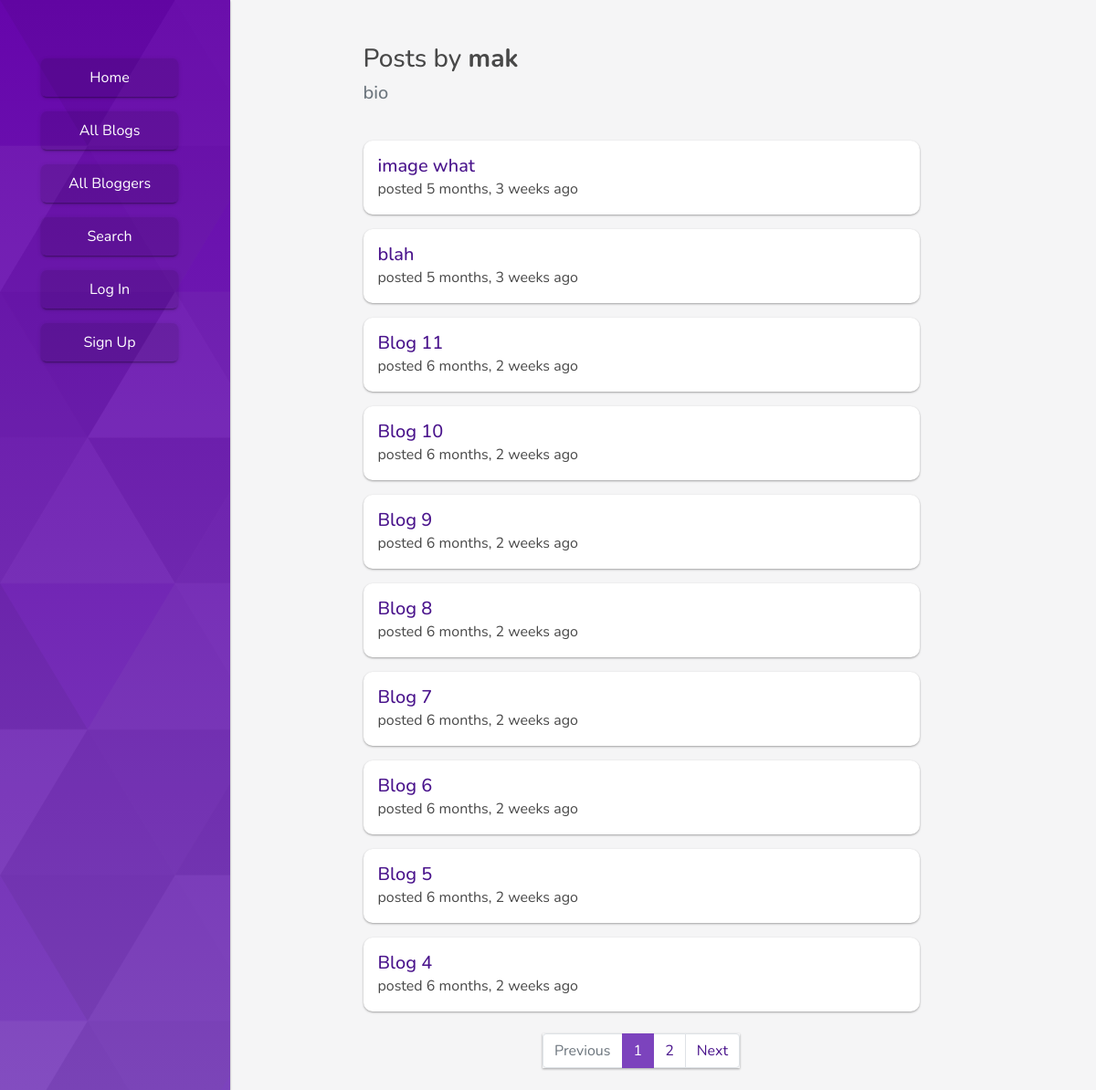
Before: /blogger/mak/ with the older database file.
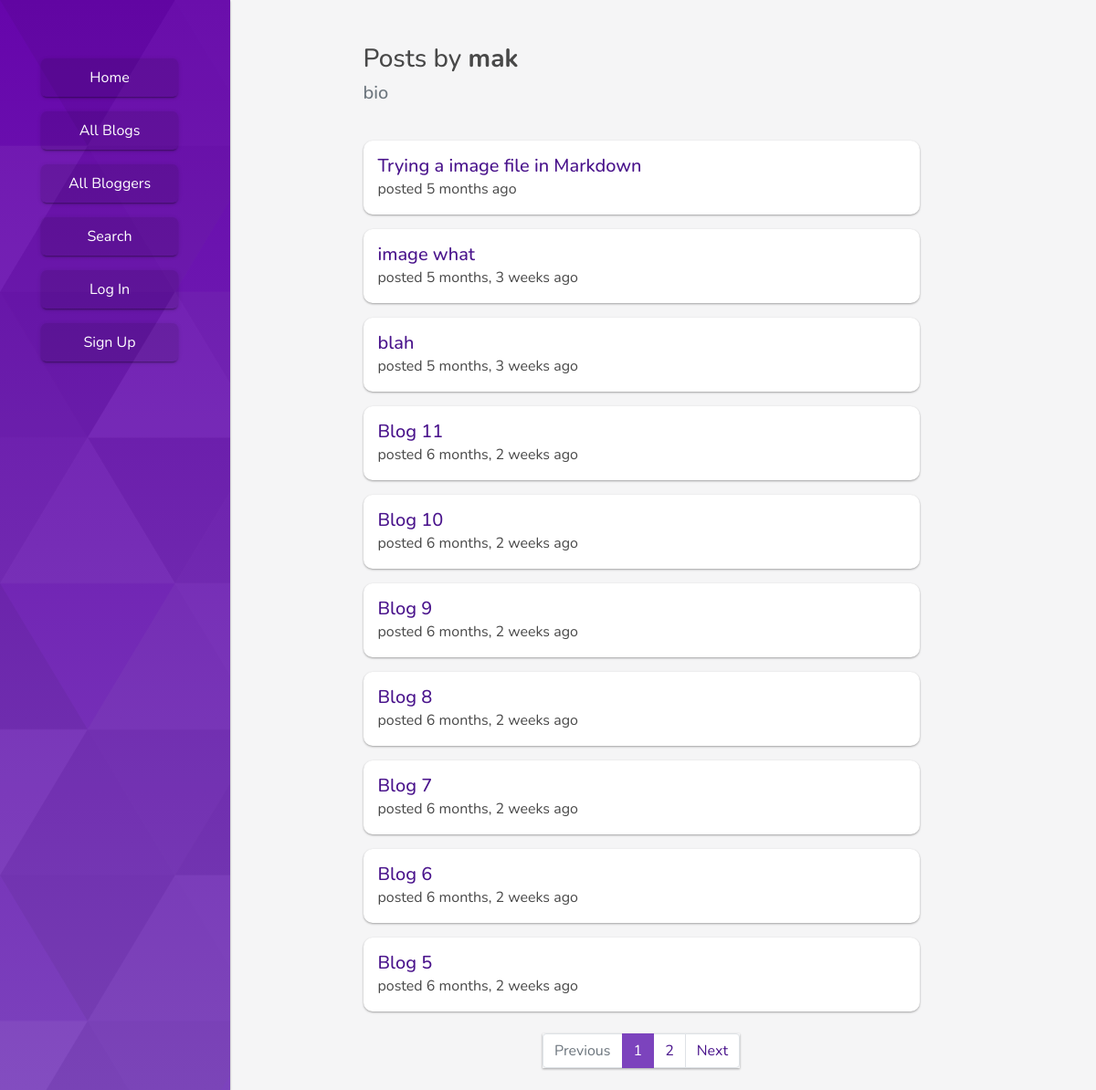
After: the same page with the newer database file.
### blog/models.py (models this page shows, shortened)
class Post(models.Model) :
    title = models.CharField(max_length=100)
    content = models.TextField(max_length=2000)
    created_at = models.DateTimeField(auto_now_add=True)
    created_by = models.ForeignKey(
        settings.AUTH_USER_MODEL, related_name='posts', on_delete=models.CASCADE)
    class Meta:
        ordering = ['-created_at']

### blog/views.py (the view)
# urls.py: path('blogger/<username>/', views.UserView.as_view(), name='blogger'),
class UserView(ListView):
	model = Post
	context_object_name = 'posts'
	template_name = 'blog/blogger.html'
	paginate_by = 10
	def get_context_data(self, **kwargs):
		context = super().get_context_data(**kwargs)
		context['username'] = User.objects.get(username=self.kwargs['username'])
		return context
	def get_queryset(self):
		self.user = get_object_or_404(User, username=self.kwargs['username'])
		return Post.objects.filter(created_by=self.user).order_by('-created_at')

### blog/templates/blog/blogger.html (shortened to what this page needs)
{% extends 'blog/base.html' %}
{% load humanize %}
{% block content %}
    <div class="pb-3 pr-3 mx-auto blogger-title">
        <h3>Posts by <strong>{{username}}</strong></h3>
        <div class="text-muted"><h5>{{username.bio}}</h5></div>
    </div>
    {% if posts %}
        {% for post in posts %}
        <div class="my-3 mx-auto p-3 bg-white posts-card">
            <a href="{% url 'blog:blog' post.id %}" class="h5">{{ post.title}}</a>
            <br> posted {{ post.created_at|naturaltime}}
            <br>
        </div>
        {% endfor %}
    {% endif %}
    {% if is_paginated %}
        <nav aria-label="Topics pagination" class="my-4">
            <ul class="pagination justify-content-center">
                {% if page_obj.has_previous %}
                <li class="page-item">
                    <a class="page-link" href="?page={{ page_obj.previous_page_number }}">Previous</a>
                </li>
                {% else %}
                <li class="page-item disabled">
                    <span class="page-link">Previous</span>
                </li>
                {% endif %} {% for page_num in paginator.page_range %} {% if page_obj.number == page_num %}
                <li class="page-item active">
                    <span class="page-link">
                        {{ page_num }}
                    </span>
                </li>
                {% else %}
                <li class="page-item">
                    <a class="page-link" href="?page={{ page_num }}">{{ page_num }}</a>
                </li>
                {% endif %} {% endfor %} {% if page_obj.has_next %}
                <li class="page-item">
                    <a class="page-link" href="?page={{ page_obj.next_page_number }}">Next</a>
                </li>
                {% else %}
                <li class="page-item disabled">
                    <span class="page-link">Next</span>
                </li>
                {% endif %}
            </ul>
        </nav>
    {% endif %}
{% endblock %}

Changed rows visible on the page:
no longer on this page (row unchanged): Post: title "Blog 4", created_at "6 months, 2 weeks ago"
added Post: title "Trying a image file in Markdown", created_at "5 months ago"
